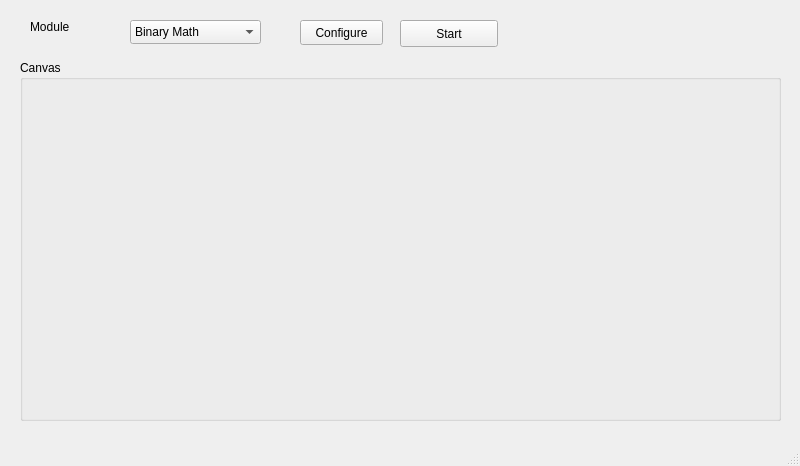
<?xml version="1.0" encoding="UTF-8"?>
<ui version="4.0">
 <class>iCubesClass</class>
 <widget class="QMainWindow" name="iCubesClass">
  <property name="geometry">
   <rect>
    <x>0</x>
    <y>0</y>
    <width>800</width>
    <height>466</height>
   </rect>
  </property>
  <property name="windowTitle">
   <string>MainWindow</string>
  </property>
  <widget class="QWidget" name="centralwidget">
   <widget class="QLabel" name="labelModule">
    <property name="geometry">
     <rect>
      <x>30</x>
      <y>20</y>
      <width>57</width>
      <height>14</height>
     </rect>
    </property>
    <property name="text">
     <string>Module</string>
    </property>
   </widget>
   <widget class="QComboBox" name="comboboxModule">
    <property name="geometry">
     <rect>
      <x>130</x>
      <y>20</y>
      <width>131</width>
      <height>24</height>
     </rect>
    </property>
    <item>
     <property name="text">
      <string>Binary Math</string>
     </property>
    </item>
    <item>
     <property name="text">
      <string>Color Palette</string>
     </property>
    </item>
   </widget>
   <widget class="QPushButton" name="buttonConfigure">
    <property name="geometry">
     <rect>
      <x>300</x>
      <y>20</y>
      <width>83</width>
      <height>25</height>
     </rect>
    </property>
    <property name="text">
     <string>Configure</string>
    </property>
   </widget>
   <widget class="QGroupBox" name="groupBox">
    <property name="geometry">
     <rect>
      <x>20</x>
      <y>60</y>
      <width>761</width>
      <height>361</height>
     </rect>
    </property>
    <property name="title">
     <string>Canvas</string>
    </property>
   </widget>
   <widget class="QPushButton" name="StartstopButton">
    <property name="geometry">
     <rect>
      <x>400</x>
      <y>20</y>
      <width>98</width>
      <height>27</height>
     </rect>
    </property>
    <property name="text">
     <string>Start</string>
    </property>
   </widget>
  </widget>
  <widget class="QMenuBar" name="menubar">
   <property name="geometry">
    <rect>
     <x>0</x>
     <y>0</y>
     <width>800</width>
     <height>25</height>
    </rect>
   </property>
  </widget>
  <widget class="QStatusBar" name="statusbar"/>
 </widget>
 <resources/>
 <connections/>
</ui>
